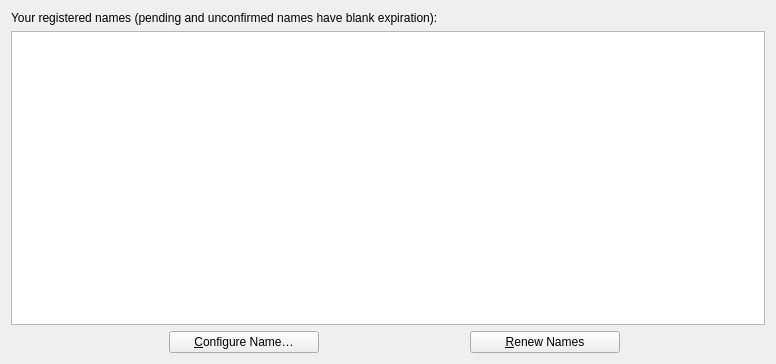
<?xml version="1.0" encoding="UTF-8"?>
<ui version="4.0">
 <class>ManageNamesPage</class>
 <widget class="QWidget" name="ManageNamesPage">
  <property name="geometry">
   <rect>
    <x>0</x>
    <y>0</y>
    <width>776</width>
    <height>364</height>
   </rect>
  </property>
  <!--
  <layout class="QHBoxLayout" name="horizontalLayout">
   <item>
    <widget class="QFrame" name="frame2">
     <property name="sizePolicy">
      <sizepolicy hsizetype="Preferred" vsizetype="Expanding">
       <horstretch>0</horstretch>
       <verstretch>0</verstretch>
      </sizepolicy>
     </property>
     <property name="frameShape">
      <enum>QFrame::StyledPanel</enum>
     </property>
     <property name="frameShadow">
      <enum>QFrame::Sunken</enum>
     </property>
     -->
     <layout class="QVBoxLayout" name="verticalLayout">
      <!--
      <item>
       <widget class="QLabel" name="label_4">
        <property name="sizePolicy">
         <sizepolicy hsizetype="Preferred" vsizetype="Maximum">
          <horstretch>0</horstretch>
          <verstretch>0</verstretch>
         </sizepolicy>
        </property>
        <property name="text">
         <string>&amp;New name:</string>
        </property>
        <property name="alignment">
         <set>Qt::AlignLeading|Qt::AlignLeft|Qt::AlignVCenter</set>
        </property>
        <property name="buddy">
         <cstring>registerName</cstring>
        </property>
       </widget>
      </item>
      <item>
       <widget class="QValidatedLineEdit" name="registerName">
        <property name="toolTip">
         <string>Enter a name or domain name (prefixed with d/) to register it.</string>
        </property>
        <property name="text">
         <string>d/</string>
        </property>
       </widget>
      </item>
      <item>
       <widget class="QLabel" name="label">
        <property name="sizePolicy">
         <sizepolicy hsizetype="Preferred" vsizetype="Preferred">
          <horstretch>0</horstretch>
          <verstretch>0</verstretch>
         </sizepolicy>
        </property>
        <property name="text">
         <string>&lt;html&gt;&lt;head/&gt;&lt;body&gt;&lt;p&gt;Use &lt;span style=&quot; font-weight:600;&quot;&gt;d/&lt;/span&gt; prefix for domain names. E.g. &lt;span style=&quot; font-weight:600;&quot;&gt;d/mysite&lt;/span&gt; will register &lt;span style=&quot; font-weight:600;&quot;&gt;mysite.bit&lt;/span&gt;&lt;/p&gt;&lt;p&gt;See &lt;a href=&quot;https://wiki.dogecoin.info/index.php?title=Domain_Name_Specification&quot;&gt;&lt;span style=&quot; text-decoration: underline; color:#0000ff;&quot;&gt;Domain names&lt;/span&gt;&lt;/a&gt; in Dogecoin wiki for reference. Other prefixes can be used for miscellaneous purposes (not domain names).&lt;/p&gt;&lt;/body&gt;&lt;/html&gt;</string>
        </property>
        <property name="textFormat">
         <enum>Qt::RichText</enum>
        </property>
        <property name="wordWrap">
         <bool>true</bool>
        </property>
        <property name="openExternalLinks">
         <bool>true</bool>
        </property>
       </widget>
      </item>
      <item>
       <widget class="QPushButton" name="submitNameButton">
        <property name="sizePolicy">
         <sizepolicy hsizetype="Fixed" vsizetype="Fixed">
          <horstretch>0</horstretch>
          <verstretch>0</verstretch>
         </sizepolicy>
        </property>
        <property name="minimumSize">
         <size>
          <width>150</width>
          <height>0</height>
         </size>
        </property>
        <property name="toolTip">
         <string>Confirm the new name action. Sends name_new transaction
to the network and creates a pending name_firstupdate transaction.</string>
        </property>
        <property name="text">
         <string>&amp;Submit</string>
        </property>
        <property name="icon">
         <iconset resource="../bitcoin.qrc">
          <normaloff>:/icons/send</normaloff>:/icons/send</iconset>
        </property>
        <property name="default">
         <bool>true</bool>
        </property>
       </widget>
      </item>
      <item>
       <spacer name="verticalSpacer">
        <property name="orientation">
         <enum>Qt::Vertical</enum>
        </property>
        <property name="sizeType">
         <enum>QSizePolicy::Maximum</enum>
        </property>
        <property name="sizeHint" stdset="0">
         <size>
          <width>20</width>
          <height>12</height>
         </size>
        </property>
       </spacer>
      </item>
      -->
      <item>
       <widget class="QLabel" name="label_5">
        <property name="sizePolicy">
         <sizepolicy hsizetype="Preferred" vsizetype="Maximum">
          <horstretch>0</horstretch>
          <verstretch>0</verstretch>
         </sizepolicy>
        </property>
        <property name="text">
         <string>Your registered names (pending and unconfirmed names have blank expiration):</string>
        </property>
        <property name="alignment">
         <set>Qt::AlignLeading|Qt::AlignLeft|Qt::AlignVCenter</set>
        </property>
        <!--
        <property name="buddy">
         <cstring>registerName</cstring>
        </property>
        -->
       </widget>
      </item>
      <item>
       <widget class="QTableView" name="tableView">
        <property name="contextMenuPolicy">
         <enum>Qt::CustomContextMenu</enum>
        </property>
        <property name="toolTip">
         <string>Double-click name to configure</string>
        </property>
        <property name="tabKeyNavigation">
         <bool>false</bool>
        </property>
        <property name="alternatingRowColors">
         <bool>true</bool>
        </property>
        <property name="selectionMode">
         <enum>QAbstractItemView::ExtendedSelection</enum>
        </property>
        <property name="selectionBehavior">
         <enum>QAbstractItemView::SelectRows</enum>
        </property>
        <property name="sortingEnabled">
         <bool>true</bool>
        </property>
        <attribute name="verticalHeaderVisible">
         <bool>false</bool>
        </attribute>
       </widget>
      </item>
      <item>
       <layout class="QHBoxLayout" name="horizontalLayout_3">
        <item>
         <widget class="QLabel" name="countLabel">
          <property name="sizePolicy">
           <sizepolicy hsizetype="Preferred" vsizetype="Maximum">
            <horstretch>0</horstretch>
            <verstretch>0</verstretch>
           </sizepolicy>
          </property>
          <property name="text">
           <string></string>
          </property>
          <property name="alignment">
           <set>Qt::AlignLeading|Qt::AlignLeft|Qt::AlignVCenter</set>
          </property>
         </widget>
        </item>
        <item>
         <spacer name="countConfigureSpacer">
          <property name="orientation">
           <enum>Qt::Horizontal</enum>
          </property>
          <property name="sizeHint" stdset="0">
           <size>
            <width>40</width>
            <height>20</height>
           </size>
          </property>
         </spacer>
        </item>
        <item>
         <widget class="QPushButton" name="configureNameButton">
          <property name="sizePolicy">
           <sizepolicy hsizetype="Fixed" vsizetype="Fixed">
            <horstretch>0</horstretch>
            <verstretch>0</verstretch>
           </sizepolicy>
          </property>
          <property name="minimumSize">
           <size>
            <width>150</width>
            <height>0</height>
           </size>
          </property>
          <property name="toolTip">
           <string>Configure name and submit update operation</string>
          </property>
          <property name="text">
           <string>&amp;Configure Name&#8230;</string>
          </property>
          <property name="icon">
           <iconset resource="../bitcoin.qrc">
            <normaloff>:/icons/edit</normaloff>:/icons/edit</iconset>
          </property>
          <property name="default">
           <bool>false</bool>
          </property>
         </widget>
        </item>
        <item>
         <spacer name="configureRenewSpacer">
          <property name="orientation">
           <enum>Qt::Horizontal</enum>
          </property>
          <property name="sizeHint" stdset="0">
           <size>
            <width>40</width>
            <height>20</height>
           </size>
          </property>
         </spacer>
        </item>
        <item>
         <widget class="QPushButton" name="renewNameButton">
          <property name="sizePolicy">
           <sizepolicy hsizetype="Fixed" vsizetype="Fixed">
            <horstretch>0</horstretch>
            <verstretch>0</verstretch>
           </sizepolicy>
          </property>
          <property name="minimumSize">
           <size>
            <width>150</width>
            <height>0</height>
           </size>
          </property>
          <property name="toolTip">
           <string>Renew the names with their current values</string>
          </property>
          <property name="text">
           <string>&amp;Renew Names</string>
          </property>
          <property name="default">
           <bool>false</bool>
          </property>
         </widget>
        </item>
        <item>
         <spacer name="renewExportSpacer">
          <property name="orientation">
           <enum>Qt::Horizontal</enum>
          </property>
          <property name="sizeHint" stdset="0">
           <size>
            <width>40</width>
            <height>20</height>
           </size>
          </property>
         </spacer>
        </item>
        <!-- TODO: Implement Export in Electrum-DOGE -->
        <!--
        <item>
         <widget class="QPushButton" name="exportButton">
          <property name="toolTip">
           <string>Export the data in the current tab to a file</string>
          </property>
          <property name="text">
           <string>&amp;Export</string>
          </property>
          <property name="icon">
           <iconset resource="../bitcoin.qrc">
            <normaloff>:/icons/export</normaloff>:/icons/export</iconset>
          </property>
          <property name="autoDefault">
           <bool>false</bool>
          </property>
         </widget>
        </item>
        -->
       </layout>
      </item>
     </layout>
     <!--
    </widget>
   </item>
  </layout>
  -->
 </widget>
 <customwidgets>
  <!--
  <customwidget>
   <class>QValidatedLineEdit</class>
   <extends>QLineEdit</extends>
   <header>qt/qvalidatedlineedit.h</header>
  </customwidget>
  -->
 </customwidgets>
 <resources>
  <!--
  <include location="../bitcoin.qrc"/>
  -->
 </resources>
 <connections/>
</ui>
